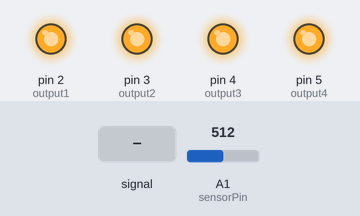
Bench run of a sketch on a simulated Arduino Uno, built with avr-gcc and run on an emulated ATmega328P. On the bench: output pins drawn as LEDs (lit = HIGH). The inputs (shaded band) are chosen by the test bench; at power-on: A1 (sensorPin) = 512. What the sketch prints to the serial monitor is not drawn.

Above: at 1.2 s.
1.3 s: A1 (sensorPin) fed a 200 Hz sine of ±460 counts around its level
At 2.5 s:
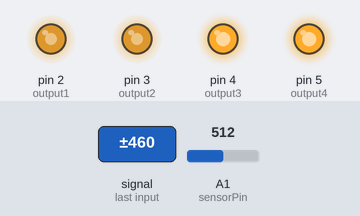
2.8 s: A1 (sensorPin) set to 716
At 3.4 s:
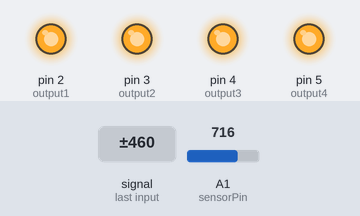
4.3 s: A1 (sensorPin) set to 261
5.8 s: A1 (sensorPin) set to 231
At 6.6 s:
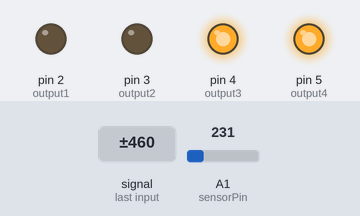
7.3 s: A1 (sensorPin) set to 260
At 7.7 s:
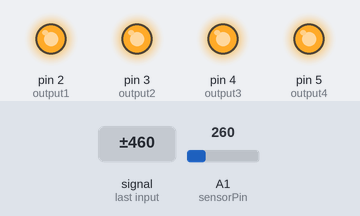
8.8 s: A1 (sensorPin) set to 240
At 10.1 s:
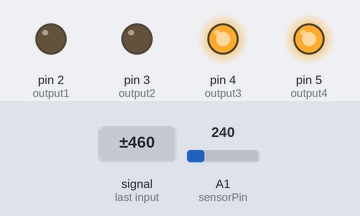
Timing chart, 0 to 11.3 s (numbered marks = the images above; inputs shaded):
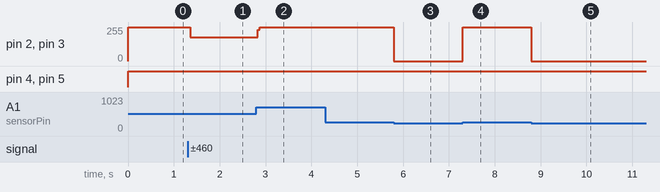

The sketch:

Head_Light.ino
```cpp
const int sensorPin = A1;
const int output1 = 2;
const int output2 = 3;
const int output3 = 4;
const int output4 = 5;

const int threshold = 250;

void setup() {

  pinMode(sensorPin, INPUT);

  pinMode(output1, OUTPUT);
  pinMode(output2, OUTPUT);
  pinMode(output3, OUTPUT);
  pinMode(output4, OUTPUT);

  Serial.begin(115200);
}

void loop() {
  int sensorValue = analogRead(sensorPin);
  Serial.println(sensorValue);

  if (sensorValue < threshold) {
    digitalWrite(output1, LOW);
    digitalWrite(output2, LOW);
    digitalWrite(output3, HIGH);
    digitalWrite(output4, HIGH);
  } else {
    digitalWrite(output1, HIGH);
    digitalWrite(output2, HIGH);
    digitalWrite(output3, HIGH);
    digitalWrite(output4, HIGH);
  }

  // delay(100);
}
```

Measured:
- the behaviour switches between 250 and 249 on A1 (sensorPin) (found by bisection; images 2 and 3)
- after the input at 1.3 s, pin 2 (output1), pin 3 (output2): 255/255 → 178/255 after 0.05 s
- after the input at 2.8 s, pin 2 (output1), pin 3 (output2): 178/255 → 255/255 at once
- after the input at 5.8 s, pin 2 (output1), pin 3 (output2): 255/255 → 0/255 at once
- after the input at 7.3 s, pin 2 (output1), pin 3 (output2): 0/255 → 255/255 at once
- after the input at 8.8 s, pin 2 (output1), pin 3 (output2): 255/255 → 0/255 at once
